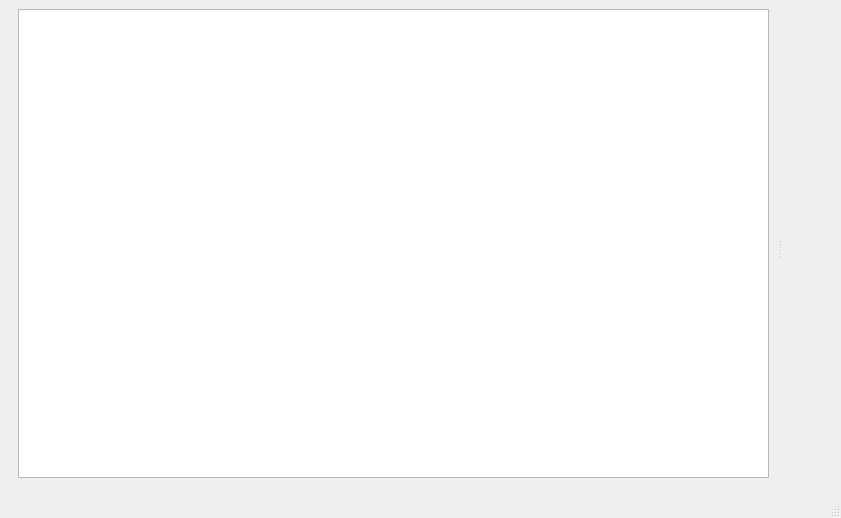
<?xml version="1.0" encoding="UTF-8"?>
<ui version="4.0">
 <class>MainWindow</class>
 <widget class="QMainWindow" name="MainWindow">
  <property name="geometry">
   <rect>
    <x>0</x>
    <y>0</y>
    <width>841</width>
    <height>518</height>
   </rect>
  </property>
  <property name="windowTitle">
   <string>MainWindow</string>
  </property>
  <widget class="QWidget" name="centralwidget">
   <layout class="QVBoxLayout" name="verticalLayout">
    <item>
     <widget class="QSplitter" name="splitter_3">
      <property name="orientation">
       <enum>Qt::Horizontal</enum>
      </property>
      <widget class="QFrame" name="frame_8">
       <property name="frameShape">
        <enum>QFrame::NoFrame</enum>
       </property>
       <property name="frameShadow">
        <enum>QFrame::Raised</enum>
       </property>
       <layout class="QVBoxLayout" name="verticalLayout_7">
        <property name="topMargin">
         <number>0</number>
        </property>
        <item>
         <widget class="QTableView" name="tableView"/>
        </item>
       </layout>
      </widget>
      <widget class="QFrame" name="PlotFrame">
       <property name="frameShape">
        <enum>QFrame::NoFrame</enum>
       </property>
       <property name="frameShadow">
        <enum>QFrame::Raised</enum>
       </property>
       <layout class="QHBoxLayout" name="horizontalLayout">
        <item>
         <widget class="MatplotlibWidget" name="plotwidget" native="true"/>
        </item>
       </layout>
      </widget>
     </widget>
    </item>
   </layout>
  </widget>
  <widget class="QMenuBar" name="menubar">
   <property name="geometry">
    <rect>
     <x>0</x>
     <y>0</y>
     <width>841</width>
     <height>22</height>
    </rect>
   </property>
  </widget>
  <widget class="QStatusBar" name="statusbar"/>
 </widget>
 <customwidgets>
  <customwidget>
   <class>MatplotlibWidget</class>
   <extends>QWidget</extends>
   <header>.matplotlibwidget</header>
   <container>1</container>
  </customwidget>
 </customwidgets>
 <resources/>
 <connections/>
</ui>
